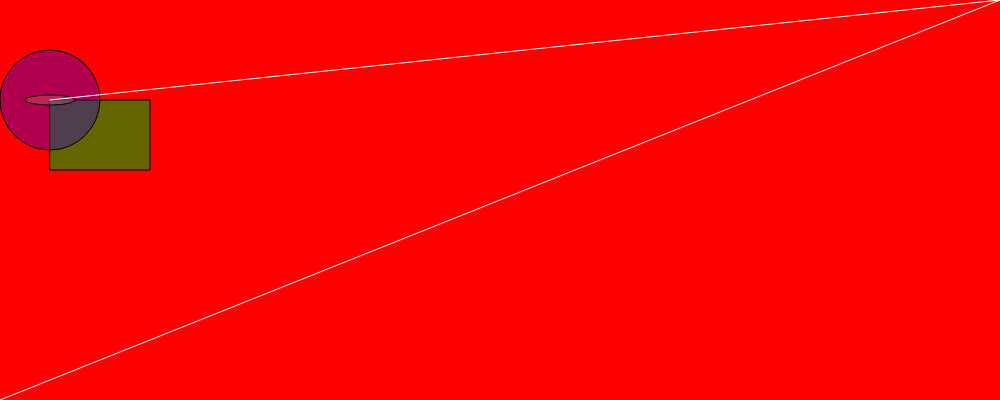
Frame 1 (no input)
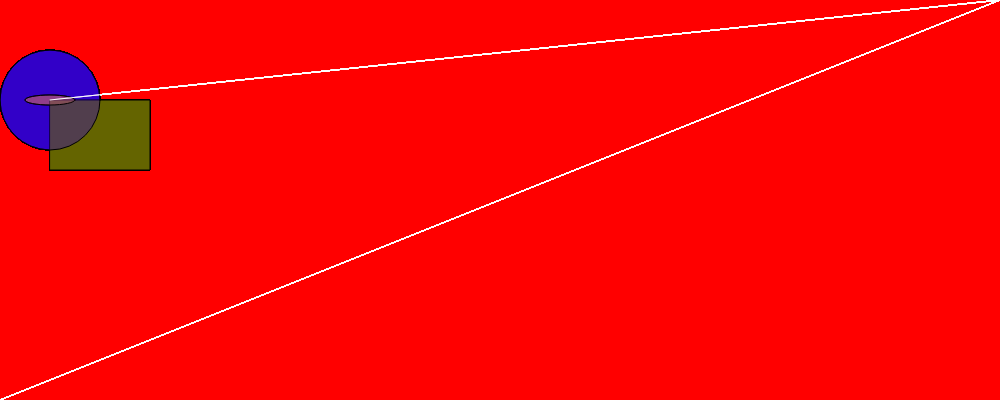
Frame 60 (no input)
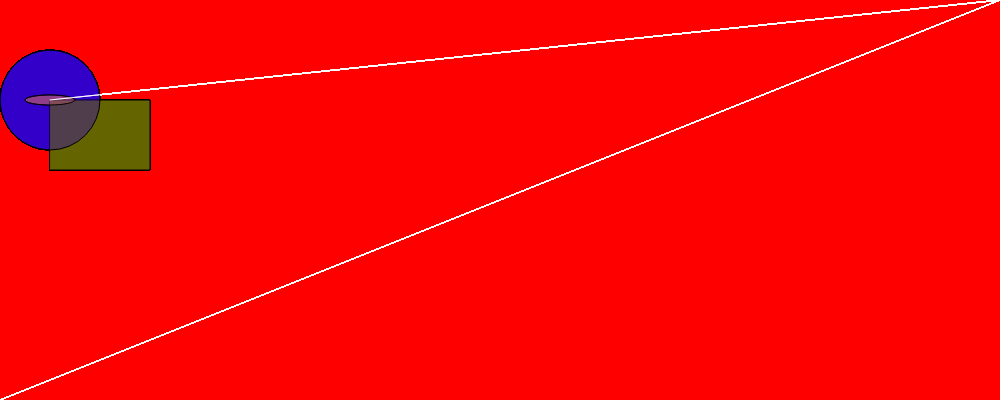
Frame 120 (the mouse pressed at the canvas centre since frame 60)

The p5.js sketch that drew these frames (run headless with seeded random() and noise() and a simulated clock; from frame 60 on, the mouse is pressed at the canvas centre):

// p5.js sketch
// ── sketch.js
function setup() {
  createCanvas(1000, 400);
  background(255, 0, 0);
}

function draw() {
  
  // this is a rectangle
  stroke(0);
  fill(100, 100, 0);
  rect(50, 100, 100, 70);
  
  // this is a triangle
  // noStroke();
  // fill(0, 0, 200, 98);
  // triangle(50, 50, 100, 100, 50, 200);
  
  // this is a circle
  // ellipseMode(CORNER);
  fill(50, 0, 200, 98);
  ellipse(50, 100, 100, 100);

  fill(200, 100, 100, 99);
  ellipse(50, 100, 50, 10);
  
  stroke(255);
  line(50, 100, 1000, 0);
  line(1000, 0, 0, 400);
  
}
